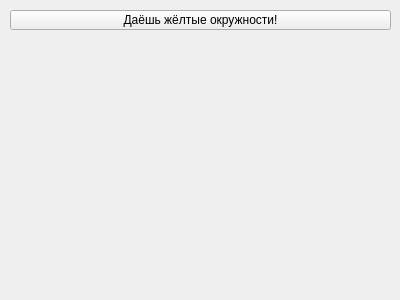
<?xml version="1.0" encoding="UTF-8"?>
<ui version="4.0">
 <class>Form</class>
 <widget class="QWidget" name="Form">
  <property name="geometry">
   <rect>
    <x>0</x>
    <y>0</y>
    <width>400</width>
    <height>300</height>
   </rect>
  </property>
  <property name="windowTitle">
   <string>Form</string>
  </property>
  <widget class="QPushButton" name="pushButton">
   <property name="geometry">
    <rect>
     <x>10</x>
     <y>10</y>
     <width>381</width>
     <height>20</height>
    </rect>
   </property>
   <property name="text">
    <string>Даёшь жёлтые окружности!</string>
   </property>
  </widget>
 </widget>
 <resources/>
 <connections/>
</ui>
